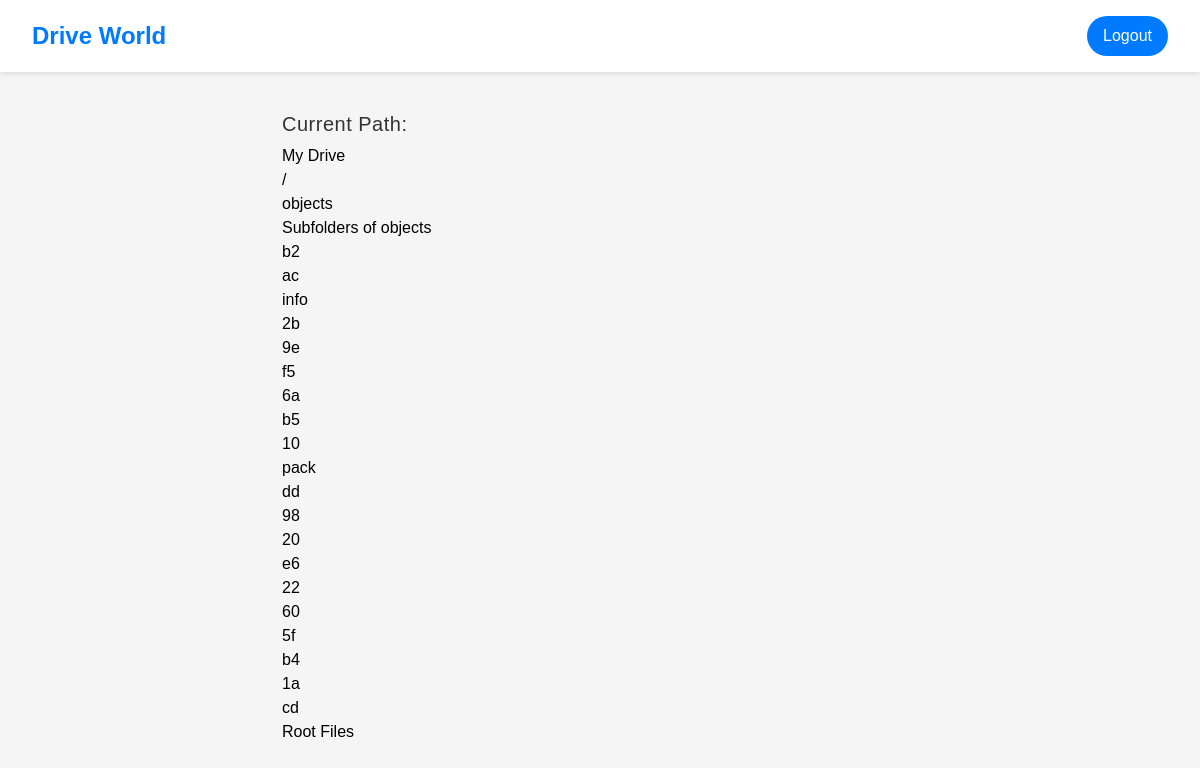
The app's page /foldermaster/folder/65/ (signed in) with its own data.
### foldermaster/models.py (models this page shows, shortened)
class Folder(models.Model):
    name = models.CharField(max_length=255)
    parent = models.ForeignKey('self', null=True, blank=True, on_delete=models.CASCADE, related_name='children')
    owner = models.ForeignKey(User, on_delete=models.CASCADE, related_name='folders')

### foldermaster/views.py (the view)
# urls.py: path('folder/<int:folder_id>/', views.folder_view, name='folder_view'),
@login_required
def folder_view(request, folder_id):
    folder = get_object_or_404(Folder, id=folder_id, owner=request.user)
    subfolders = folder.children.all()
    files = folder.files.all()
    return render(request, 'foldermaster/folder_view.html', {'folder': folder, 'subfolders': subfolders, 'files': files})

### foldermaster/templates/foldermaster/folder_view.html (shortened to what this page needs)
{% extends 'core/base.html' %}
{% load static %}
{% block content %}
<div class="main-content">
    <div class="breadcrumbs">
        {% if folder %}
            <p>Current Path:</p>
            <ul class="breadcrumb-list">
                <li><a href="{% url 'foldermaster:foldermanagement' %}">My Drive</a></li>
                <li class="separator">/</li>
                <li>{{ folder.name }}</li>
            </ul>
        {% endif %}
    </div>
    <div class="subfolders-section">
        <h2 class="section-title">Subfolders of {{ folder.name }}</h2>
        <ul class="folder-list">
            {% for subfolder in subfolders %}
                <li class="folder-item">
                    <a href="{% url 'foldermaster:foldermanagement' folder_id=subfolder.id %}" class="folder-link">{{ subfolder.name }}</a>
                </li>
            {% empty %}
                <li>No subfolders found.</li>
            {% endfor %}
        </ul>
    </div>
    <div class="root-files-section">
        <h2 class="section-title">Root Files</h2>
    </div>
</div>
{% endblock %}

### core/templates/core/base.html (shortened to what this page needs)
{% load static %}
<html>
<head>
    <script src="https://cdn.tailwindcss.com"></script>
    <link href="{% static 'css/driveworld.css' %}" rel="stylesheet">
</head>
<body>
    <nav class="driveworld-navbar">
        <a href="/" class="driveworld-brand">Drive World</a>
        {% if user.is_authenticated %}
            <a href="{% url 'core:logout' %}" class="driveworld-logout">Logout</a>
        {% else %}
        <div class=>
            <a href="{% url 'core:signup' %}" class="driveworld-signup">Sign up</a>
            <a href="{% url 'core:login' %}" class="driveworld-login">Log in</a>
        </div>
        {% endif %}
    </nav>
    <div class="driveworld-content">
        {% block content %}
        {% endblock %}
    </div>
</body>
</html>

### static/css/driveworld.css (style rules this page uses)
body { font-family: Arial, sans-serif; margin: 0; padding: 0; background-color: #f5f5f5; }
a { color: #333; text-decoration: none; transition: color 0.2s ease-in-out; }
.driveworld-navbar { display: flex; justify-content: space-between; align-items: center; padding: 1rem 2rem; background-color: #fff; box-shadow: 0 2px 5px rgba(0, 0, 0, 0.1); }
.driveworld-brand { font-size: 1.5rem; font-weight: bold; color: #007bff; }
.driveworld-logout, .driveworld-signup, .driveworld-login { margin-left: 1rem; padding: 0.5rem 1rem; background-color: #007bff; color: #fff; border: none; border-radius: 20px; cursor: pointer; }
.driveworld-content { padding: 2rem; min-height: calc(100vh - 8rem); margin: 0 auto; max-width: 700px; }
p { color: #333; font-family: Arial, sans-serif; font-size: 20px; line-height: 1.6; letter-spacing: 0.5px; margin-bottom: 10px; line-height: 2; }

### records on screen
Folder: name "objects"
Folder: name "b2"
Folder: name "ac"
Folder: name "info"
Folder: name "2b"
Folder: name "9e"
Folder: name "f5"
Folder: name "6a"
Folder: name "b5"
Folder: name "10"
Folder: name "pack"
Folder: name "dd"
Folder: name "98"
Folder: name "20"
Folder: name "e6"
Folder: name "22"
Folder: name "60"
Folder: name "5f"
Folder: name "b4"
Folder: name "1a"
Folder: name "cd"
